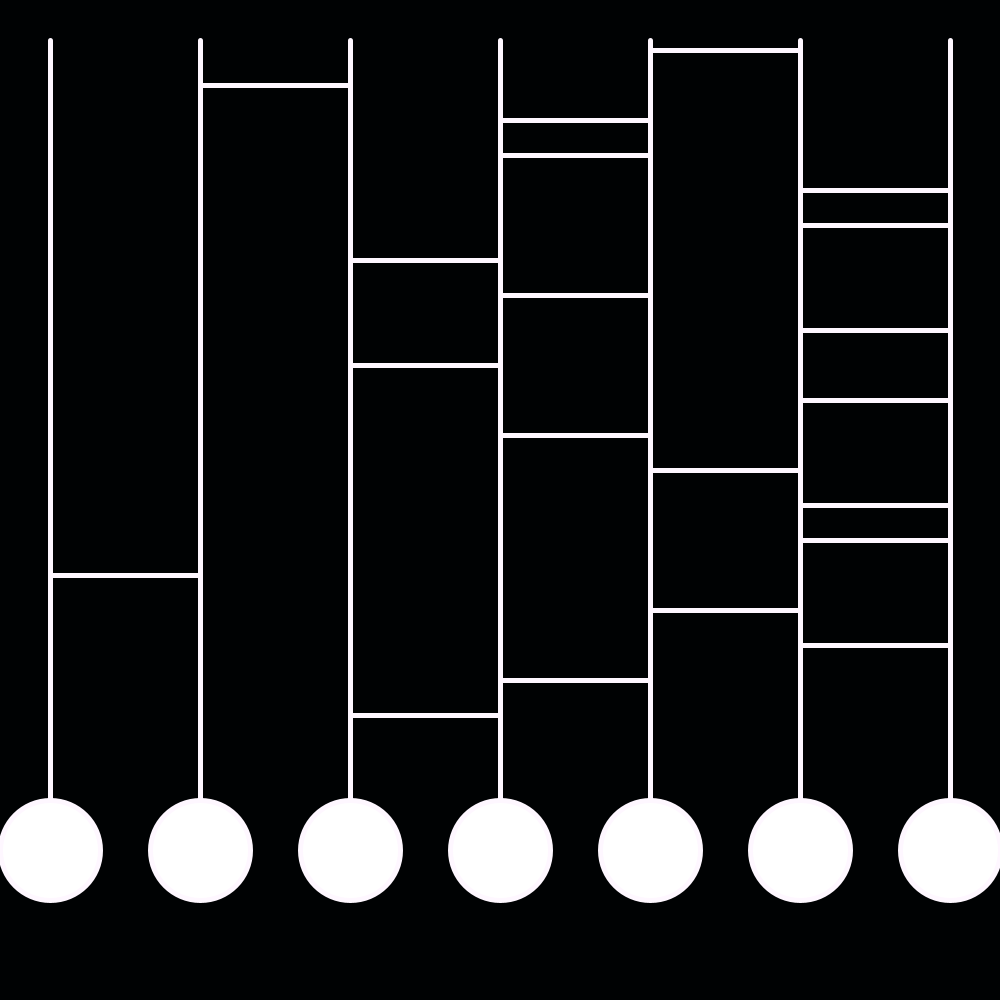
Frame 1 (no input)
Frame 60 (the mouse pressed at the canvas centre just before this capture): identical to frame 1, image omitted
Frame 120 (the mouse held since frame 60 and released just before this capture): identical to frame 1, image omitted

The Processing sketch that drew this single still picture (run headless with seeded random() and noise(); from frame 60 on, the mouse is pressed at the canvas centre):

// Processing sketch: koukitakamori817
// ── koukitakamori817.pde
void setup() {
  size(1000, 1000);
  background(#000203);
  strokeWeight(5);
  stroke(#FEF7FF);
  for (int i = 50; i <1000; i += 150) {
    line(i, 40, i, 800);       //tatesen
    ellipse(i, 850, 100, 100);  //sitanoen
  }
  for (int i =0; i < 20; i++) {
    int num = int(random(1000))%6;
    line(50+num*150,50+i*35, 200+num*150, 50+i*35);
    
  }
  
  int[] player;
  player = new int[7];  //yokosen
}

void draw(){
  strokeWeight(10);
  stroke(#0816FF);
  if(mouseButton == LEFT){
line(mouseX,mouseY,pmouseX,pmouseY);   //red line write
}
if(mouseButton== RIGHT){
   float r = random(0,255);
   float g = random(0,255);
   float b = random(0,255);
   fill(r,g,b);
   ellipse(mouseX, 850, 100, 100);  //tenmetusuruen
   }
   if (mouseButton == CENTER){
    for (int i = 50; i <1000; i += 150) {
      stroke(255);
      fill(255);
    ellipse(i, 850, 100, 100);  //sitanoen
  }
   }
}
